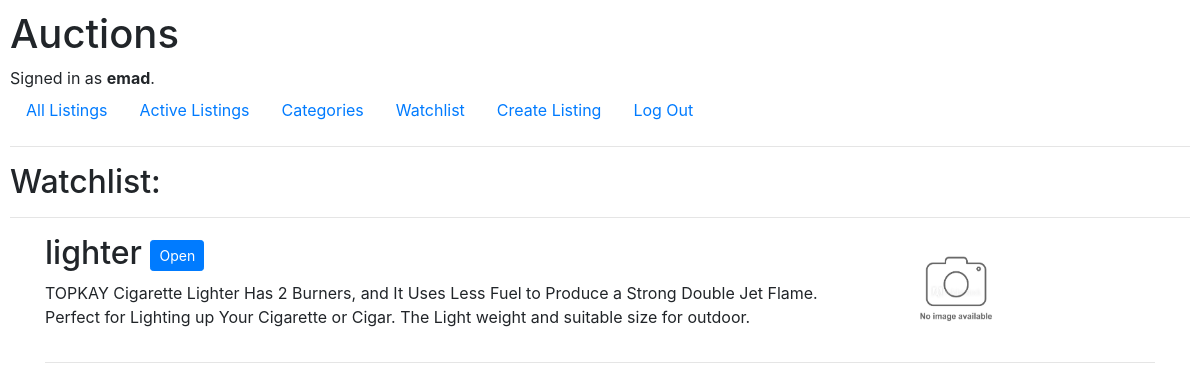
Screenshot of /watchlist (signed in) with the database file from the repository.
### auctions/models.py (models this page shows, shortened)
class User(AbstractUser):
    watchlist = models.ManyToManyField('auctions.AuctionListing', blank=True, related_name="followers")

class AuctionListing(models.Model):
    title = models.CharField(max_length=24)
    description = models.TextField(max_length=199)
    bidInit_val = models.FloatField()
    photoUrl = models.TextField()
    category = models.CharField(max_length=64)
    createdAt = models.DateTimeField(default=datetime.now, blank=True)
    listedBy = models.ForeignKey(User, on_delete=models.CASCADE, related_name="listings_posted")
    active_state = models.IntegerField()

### auctions/views.py (the view)
# urls.py: path("watchlist", views.show_watchlist, name="watchlist"),
@login_required
def show_watchlist(request):
    curr_user = User.objects.get(pk=request.user.id)
    watchlist = curr_user.watchlist.all()
    return render(request, "auctions/watchlist.html", {
        "watchlist": watchlist
    })

### auctions/templates/auctions/watchlist.html (shortened to what this page needs)
{% extends "auctions/layout.html" %}
{% block body %}
    <h2>Watchlist:</h2>
    <hr>
    <div class="container">
    {% for item in watchlist %}
        <div class="row">
            <div class="col-9">
                <form action="{% url 'showlisting' item.id %}" method="post">
                    <h2>{{item.title}} <span> <button type="submit" class="btn btn-primary btn-sm">Open</button> </span></h2>
                </form>
                <p>{{item.description}}</p>
            </div>
            <div class="col-3">
                <img src="{{item.photoUrl}}" onerror="this.onerror=null;this.src='../../../../static/auctions/no_img_available.jpg';"
                    alt="{{auctionListing.title}}" style="padding: 1rem; width: 7rem; height: 7rem;">
            </div>
        </div>
        <hr>
    {% endfor %}
    </div>
{% endblock %}

### auctions/templates/auctions/layout.html (shortened to what this page needs)
{% load static %}
<!DOCTYPE html>
<html lang="en">
    <head>
        <link href="{% static 'auctions/styles.css' %}" rel="stylesheet">
        <link rel="stylesheet" href="https://stackpath.bootstrapcdn.com/bootstrap/4.4.1/css/bootstrap.min.css">
    </head>
    <body>
        <h1>Auctions</h1>
        <div>
            {% if user.is_authenticated %}
                Signed in as <strong>{{ user.username }}</strong>.
            {% else %}
                Not signed in.
            {% endif %}
        </div>
        <ul class="nav">
            <li class="nav-item">
                <a class="nav-link" href="{% url 'all' %}">All Listings</a>
            </li>
            <li class="nav-item">
                <a class="nav-link" href="{% url 'index' %}">Active Listings</a>
            </li>
            {% if user.is_authenticated %}
                <li class="nav-item">
                    <a class="nav-link" href="{% url 'categories' %}">Categories</a>
                </li>
                <li class="nav-item">
                    <a class="nav-link" href="{% url 'watchlist' %}">Watchlist</a>
                </li>
                <li class="nav-item">
                    <a class="nav-link" href="{% url 'create' %}">Create Listing</a>
                </li>
                <li class="nav-item">
                    <a class="nav-link" href="{% url 'logout' %}">Log Out</a>
                </li>
            {% endif %}
        </ul>
        <hr>
        {% block body %}
        {% endblock %}
    </body>
</html>

### auctions/static/auctions/styles.css (style rules this page uses)
body { padding: 10px; }

### rows the page displays
User: username "emad"
AuctionListing: title "lighter", description "TOPKAY Cigarette Lighter Has 2 Burners, and It Uses Less Fuel to Produce a Strong Double Jet Flame. Perfect for Lighting up Your Cigarette or Cigar. The Light weight and suitable size for outdoor."
